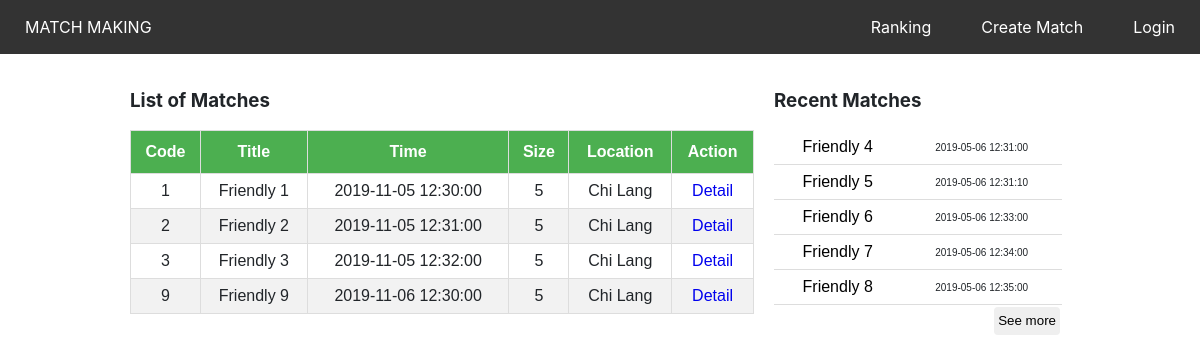
The app's page /home/index.php with its own data.
### tables this page shows
CREATE TABLE matches
(
  match_id int NOT NULL AUTO_INCREMENT,
  title varchar (255),
  kind int default 5,
  startTime datetime,
  createdTime datetime,
  scoreA int default 0,
  scoreB int default 0,
  status int default 0,
  loc varchar (255),
  player_id varchar (20),
  primary key (match_id)
);

### home/index.php (the view, shortened to what this page needs)
<!DOCTYPE html>
<html lang="en">
<head>
  <link rel="stylesheet" type="text/css" href="../stylesheets/style.css">
  <link rel="stylesheet" type="text/css" href="index.css">
</head>
<body>
    <?php include('../common/header.php'); ?>
    <div class="container">
    <div class="row">
        <div class="column1">
            <h3>List of Matches</h3>
            <?php
                require_once "../dbConfig.php";
                $curtime = date('Y-m-d H:i:s');
                $sql = "SELECT * FROM matches WHERE startTime > '$curtime' ORDER BY startTime ASC LIMIT 15";
                if($result = mysqli_query($link, $sql)){
                    if(mysqli_num_rows($result) > 0){
                        echo "<table class='matches'>";
                            echo "<thead>";
                                echo "<tr>";
                                    echo "<th>Code</th>";
                                    echo "<th>Title</th>";
                                    echo "<th>Time</th>";
                                    echo "<th>Size</th>";
                                    echo "<th>Location</th>";
                                    echo "<th>Action</th>";
                                echo "</tr>";
                            echo "</thead>";
                            echo "<tbody>";
                            while($row = mysqli_fetch_array($result)){
                                echo "<tr>";
                                    echo "<td>" . $row['match_id']  . "</td>";
                                    echo "<td>" . $row['title']     . "</td>";
                                    echo "<td>" . $row['startTime'] . "</td>";
                                    echo "<td>" . $row['kind']      . "</td>";
                                    echo "<td>" . $row['loc']       . "</td>";
                                    echo "<td>";
                                        echo "<a href='/matchup/match_detail/index.php?id=". $row['match_id'] ."' title='View Record' data-toggle='tooltip'>Detail</a>";
                                    echo "</td>";
                                echo "</tr>";
                            }
                            echo "</tbody>";
                        echo "</table>";
                    } else{
                        echo "<p class='lead'><em>No records were found.</em></p>";
                    }
                } else{
                    echo "ERROR: Could not able to execute $sql. " . mysqli_error($link);
                }
                ?>
        </div>
        <div class="column2">
            <h3>Recent Matches</h3>
            <?php
                $sql = "SELECT * FROM matches WHERE startTime < '$curtime' AND status = 1 LIMIT 5";
                if($result = mysqli_query($link, $sql)){
                    if(mysqli_num_rows($result) > 0){
                        echo "<table id='withAjax' class='matches'>";
                            echo "<tbody>";
                            while($row = mysqli_fetch_array($result)){
                                echo "<tr>";
                                    echo "<td><a href='/matchup/match_detail/index.php?id=".$row['match_id']."&readOnly=true'>" . $row['title']  . "</a></td>";
                                    echo "<td class='line'>" . $row['startTime'] . "</td>";
                                echo "</tr>";
                            }
                            echo "</tbody>";
                        echo "</table>";
                    } else{
                        echo "<p class='lead'><em>No records were found.</em></p>";
                    }
                    echo "<button id='loadMore' class='btn' style='padding:3px; margin: 2px; float: right;' type='submit' value='Submit' >See more</button>";
                } else{
                    echo "ERROR: Could not able to execute $sql. " . mysqli_error($link);
                }
                ?>
        </div>
    </div>
</body>
</html>

### common/header.php (shortened to what this page needs)
<?php
echo '<div class="fixed-header">';
echo    '<nav>';
echo        '<a class="home" href="/matchup/home" style="float:left">MATCH MAKING</a>';
	        if (isset($_COOKIE["player_id"])){
				echo '<a href = "/matchup/auth/logout.php">Logout</a>';
				require_once "../dbConfig.php";
				$player_id = $_COOKIE["player_id"];
				$sql = "SELECT p.name FROM player p where p.player_id = '$player_id'";
				$result = mysqli_query($link, $sql);
				if(mysqli_num_rows($result) > 0){
					while($row = mysqli_fetch_array($result)){
						echo '<a>Welcome ' . $row['name'] . '</a>';
					}
				}
			}
			else {
				echo '<a href = "/matchup/auth/login.php">Login</a>';
			}
echo        '<a href="/matchup/form-create-match">Create Match</a>';
echo        '<a href="/matchup/ranking">Ranking</a>';
echo    '</nav>';
echo '</div>';
?>

### stylesheets/style.css (style rules this page uses)
html, body { margin: 0px; font-family: -apple-system,BlinkMacSystemFont,"Segoe UI",Roboto,"Helvetica Neue",Arial,"Noto Sans",sans-serif,"Apple Color Emoji","Segoe UI Emoji","Segoe UI Symbol","Noto Color Emoji"; font-size: 1rem; color: #212529; }
.btn { display: inline-block; font-weight: 400; text-align: center; vertical-align: middle; line-height: 1.5; border: 1px solid transparent; border-radius: .25rem; padding: .375rem .75rem; cursor: pointer !important; }
.fixed-header, .fixed-footer { width: 100%; position: fixed; background: #333; padding: 10px 0; color: #fff; }
.fixed-header { top: 0; }
nav a { color: #fff; text-decoration: none; padding: 7px 25px; display: inline-block; float: right; }
.container { width: 80%; margin: 0 auto; padding: 60px; padding-bottom: 0px; }
.column1 { float: left; width: 65%; padding: 10px; }
.column2 { float: left; width: 30%; padding: 10px; }
.row { width: 100%; }

### home/index.css (style rules this page uses)
table { border-collapse:collapse; border-bottom:1px solid gray; font-family: Tahoma,Verdana,Segoe,sans-serif; width:72%; }
.matches { font-family: "Trebuchet MS", Arial, Helvetica, sans-serif; border-collapse: collapse; width: 100%; }
.matches td, .matches th { border: 1px solid #ddd; padding: 8px; text-align: center; }
.column2 .matches td, .column2 .matches th { border:none !important; padding: 8px; text-align: center; }
.column2 .matches tr { background-color: transparent !important; border-bottom: 1px solid #ddd; }
.column2 table { border-bottom: none; }
.matches tr:nth-child(even) { background-color: #f2f2f2; }
.matches th { padding-top: 12px; padding-bottom: 12px; background-color: #4CAF50; color: white; }
a:link, a:visited, a:active { text-decoration: none; }
.column2 a { color: black; }
.column2 .line { font-size: 10px; }

### records on screen
matches: match_id "1", title "Friendly 1", startTime "2019-11-05 12:30:00", kind "5", loc "Chi Lang"
matches: match_id "2", title "Friendly 2", startTime "2019-11-05 12:31:00", kind "5", loc "Chi Lang"
matches: match_id "3", title "Friendly 3", startTime "2019-11-05 12:32:00", kind "5", loc "Chi Lang"
matches: match_id "9", title "Friendly 9", startTime "2019-11-06 12:30:00", kind "5", loc "Chi Lang"
matches: title "Friendly 4", startTime "2019-05-06 12:31:00"
matches: title "Friendly 5", startTime "2019-05-06 12:31:10"
matches: title "Friendly 6", startTime "2019-05-06 12:33:00"
matches: title "Friendly 7", startTime "2019-05-06 12:34:00"
matches: title "Friendly 8", startTime "2019-05-06 12:35:00"
